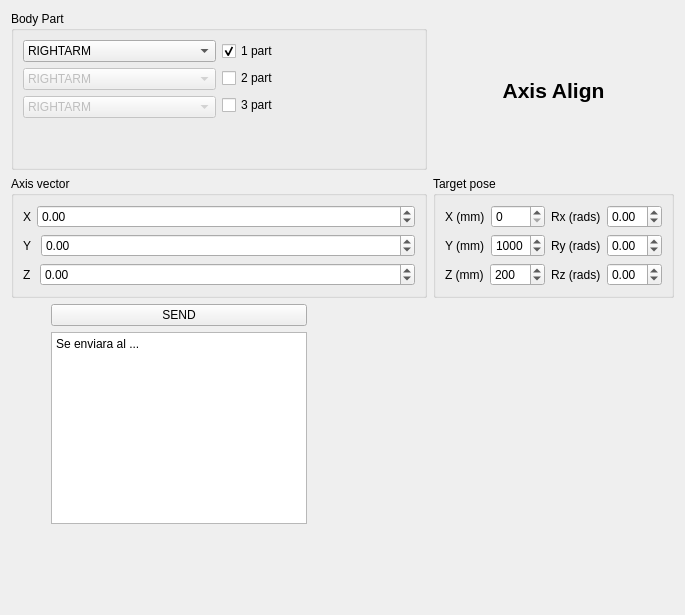
       <widget class="QWidget" name="Pagina_AxisAlign">
        <attribute name="title">
         <string>Axis Align</string>
        </attribute>
        <layout class="QGridLayout" name="gridLayout_5">
         <item row="0" column="0">
          <widget class="QGroupBox" name="groupBox_4">
           <property name="title">
            <string>Body Part</string>
           </property>
           <layout class="QVBoxLayout" name="verticalLayout_7">
            <item>
             <layout class="QHBoxLayout" name="AxisAlign_Layout3">
              <item>
               <layout class="QVBoxLayout" name="AxisAlign_Layout5">
                <item>
                 <widget class="QComboBox" name="partBox1_AxisAlign">
                  <item>
                   <property name="text">
                    <string>RIGHTARM</string>
                   </property>
                  </item>
                  <item>
                   <property name="text">
                    <string>LEFTARM</string>
                   </property>
                  </item>
                  <item>
                   <property name="text">
                    <string>HEAD</string>
                   </property>
                  </item>
                 </widget>
                </item>
                <item>
                 <widget class="QComboBox" name="partBox2_AxisAlign">
                  <property name="enabled">
                   <bool>false</bool>
                  </property>
                  <item>
                   <property name="text">
                    <string>RIGHTARM</string>
                   </property>
                  </item>
                  <item>
                   <property name="text">
                    <string>LEFTARM</string>
                   </property>
                  </item>
                  <item>
                   <property name="text">
                    <string>HEAD</string>
                   </property>
                  </item>
                 </widget>
                </item>
                <item>
                 <widget class="QComboBox" name="partBox3_AxisAlign">
                  <property name="enabled">
                   <bool>false</bool>
                  </property>
                  <item>
                   <property name="text">
                    <string>RIGHTARM</string>
                   </property>
                  </item>
                  <item>
                   <property name="text">
                    <string>LEFTARM</string>
                   </property>
                  </item>
                  <item>
                   <property name="text">
                    <string>HEAD</string>
                   </property>
                  </item>
                 </widget>
                </item>
               </layout>
              </item>
              <item>
               <layout class="QVBoxLayout" name="AxisAlign_Layout4">
                <item>
                 <widget class="QCheckBox" name="Part1_AxisAlign">
                  <property name="text">
                   <string>1 part</string>
                  </property>
                  <property name="checked">
                   <bool>true</bool>
                  </property>
                 </widget>
                </item>
                <item>
                 <widget class="QCheckBox" name="Part2_AxisAlign">
                  <property name="text">
                   <string>2 part</string>
                  </property>
                  <property name="checked">
                   <bool>false</bool>
                  </property>
                 </widget>
                </item>
                <item>
                 <widget class="QCheckBox" name="Part3_AxisAlign">
                  <property name="text">
                   <string>3 part</string>
                  </property>
                  <property name="checked">
                   <bool>false</bool>
                  </property>
                 </widget>
                </item>
               </layout>
              </item>
             </layout>
            </item>
            <item>
             <spacer name="verticalSpacer_21">
              <property name="orientation">
               <enum>Qt::Vertical</enum>
              </property>
              <property name="sizeHint" stdset="0">
               <size>
                <width>20</width>
                <height>40</height>
               </size>
              </property>
             </spacer>
            </item>
           </layout>
          </widget>
         </item>
         <item row="0" column="1">
          <widget class="QLabel" name="label25">
           <property name="font">
            <font>
             <pointsize>16</pointsize>
             <weight>75</weight>
             <bold>true</bold>
             <underline>false</underline>
            </font>
           </property>
           <property name="text">
            <string>Axis Align</string>
           </property>
           <property name="alignment">
            <set>Qt::AlignCenter</set>
           </property>
          </widget>
         </item>
         <item row="2" column="0">
          <widget class="QGroupBox" name="groupBox_3">
           <property name="title">
            <string>Axis vector</string>
           </property>
           <layout class="QVBoxLayout" name="verticalLayout_6">
            <item>
             <layout class="QVBoxLayout" name="verticalLayout_5">
              <item>
               <layout class="QFormLayout" name="AxisAlign_Layout11">
                <property name="fieldGrowthPolicy">
                 <enum>QFormLayout::AllNonFixedFieldsGrow</enum>
                </property>
                <item row="0" column="0">
                 <widget class="QLabel" name="label22">
                  <property name="text">
                   <string>X</string>
                  </property>
                 </widget>
                </item>
                <item row="0" column="1">
                 <widget class="QDoubleSpinBox" name="TipAxis_X">
                  <property name="minimum">
                   <double>-1.000000000000000</double>
                  </property>
                  <property name="maximum">
                   <double>1.000000000000000</double>
                  </property>
                 </widget>
                </item>
               </layout>
              </item>
              <item>
               <layout class="QFormLayout" name="AxisAlign_Layout10">
                <item row="0" column="0">
                 <widget class="QLabel" name="label23">
                  <property name="text">
                   <string>Y </string>
                  </property>
                 </widget>
                </item>
                <item row="0" column="1">
                 <widget class="QDoubleSpinBox" name="TipAxis_Y">
                  <property name="minimum">
                   <double>-1.000000000000000</double>
                  </property>
                  <property name="maximum">
                   <double>1.000000000000000</double>
                  </property>
                 </widget>
                </item>
               </layout>
              </item>
              <item>
               <layout class="QFormLayout" name="AxisAlign_Layout9">
                <item row="0" column="0">
                 <widget class="QLabel" name="label21">
                  <property name="text">
                   <string>Z </string>
                  </property>
                 </widget>
                </item>
                <item row="0" column="1">
                 <widget class="QDoubleSpinBox" name="TipAxis_Z">
                  <property name="minimum">
                   <double>-1.000000000000000</double>
                  </property>
                  <property name="maximum">
                   <double>1.000000000000000</double>
                  </property>
                 </widget>
                </item>
               </layout>
              </item>
             </layout>
            </item>
           </layout>
          </widget>
         </item>
         <item row="2" column="1">
          <widget class="QGroupBox" name="groupBox_2">
           <property name="title">
            <string>Target pose</string>
           </property>
           <layout class="QVBoxLayout" name="verticalLayout_4">
            <item>
             <layout class="QHBoxLayout" name="horizontalLayout">
              <item>
               <layout class="QVBoxLayout" name="verticalLayout_2">
                <item>
                 <layout class="QFormLayout" name="formLayout_2">
                  <item row="0" column="0">
                   <widget class="QLabel" name="label_2">
                    <property name="text">
                     <string>X (mm)</string>
                    </property>
                   </widget>
                  </item>
                  <item row="0" column="1">
                   <widget class="QSpinBox" name="axisAlignXSB">
                    <property name="maximum">
                     <number>3000</number>
                    </property>
                   </widget>
                  </item>
                 </layout>
                </item>
                <item>
                 <layout class="QFormLayout" name="formLayout_3">
                  <property name="fieldGrowthPolicy">
                   <enum>QFormLayout::AllNonFixedFieldsGrow</enum>
                  </property>
                  <item row="0" column="1">
                   <widget class="QSpinBox" name="axisAlignYSB">
                    <property name="maximum">
                     <number>3000</number>
                    </property>
                    <property name="value">
                     <number>1000</number>
                    </property>
                   </widget>
                  </item>
                  <item row="0" column="0">
                   <widget class="QLabel" name="label_3">
                    <property name="text">
                     <string>Y (mm)</string>
                    </property>
                   </widget>
                  </item>
                 </layout>
                </item>
                <item>
                 <layout class="QFormLayout" name="formLayout_4">
                  <property name="fieldGrowthPolicy">
                   <enum>QFormLayout::AllNonFixedFieldsGrow</enum>
                  </property>
                  <item row="0" column="1">
                   <widget class="QSpinBox" name="axisAlignZSB">
                    <property name="maximum">
                     <number>3000</number>
                    </property>
                    <property name="value">
                     <number>200</number>
                    </property>
                   </widget>
                  </item>
                  <item row="0" column="0">
                   <widget class="QLabel" name="label_4">
                    <property name="text">
                     <string>Z (mm)</string>
                    </property>
                   </widget>
                  </item>
                 </layout>
                </item>
               </layout>
              </item>
              <item>
               <layout class="QVBoxLayout" name="verticalLayout_3">
                <item>
                 <layout class="QFormLayout" name="formLayout_5">
                  <item row="0" column="0">
                   <widget class="QLabel" name="label_5">
                    <property name="text">
                     <string>Rx (rads)</string>
                    </property>
                   </widget>
                  </item>
                  <item row="0" column="1">
                   <widget class="QDoubleSpinBox" name="axisAlignRXSB">
                    <property name="minimum">
                     <double>-4.000000000000000</double>
                    </property>
                    <property name="maximum">
                     <double>4.000000000000000</double>
                    </property>
                    <property name="singleStep">
                     <double>0.100000000000000</double>
                    </property>
                   </widget>
                  </item>
                 </layout>
                </item>
                <item>
                 <layout class="QFormLayout" name="formLayout_6">
                  <item row="0" column="0">
                   <widget class="QLabel" name="label_6">
                    <property name="text">
                     <string>Ry (rads)</string>
                    </property>
                   </widget>
                  </item>
                  <item row="0" column="1">
                   <widget class="QDoubleSpinBox" name="axisAlignRYSB">
                    <property name="minimum">
                     <double>-4.000000000000000</double>
                    </property>
                    <property name="maximum">
                     <double>4.000000000000000</double>
                    </property>
                    <property name="singleStep">
                     <double>0.100000000000000</double>
                    </property>
                   </widget>
                  </item>
                 </layout>
                </item>
                <item>
                 <layout class="QFormLayout" name="formLayout_7">
                  <item row="0" column="0">
                   <widget class="QLabel" name="label_7">
                    <property name="text">
                     <string>Rz (rads)</string>
                    </property>
                   </widget>
                  </item>
                  <item row="0" column="1">
                   <widget class="QDoubleSpinBox" name="axisAlignRZSB">
                    <property name="minimum">
                     <double>-4.000000000000000</double>
                    </property>
                    <property name="maximum">
                     <double>4.000000000000000</double>
                    </property>
                    <property name="singleStep">
                     <double>0.100000000000000</double>
                    </property>
                   </widget>
                  </item>
                 </layout>
                </item>
               </layout>
              </item>
             </layout>
            </item>
           </layout>
          </widget>
         </item>
         <item row="3" column="0">
          <layout class="QHBoxLayout" name="horizontalLayout_16">
           <item>
            <layout class="QHBoxLayout" name="horizontalLayout_17">
             <property name="sizeConstraint">
              <enum>QLayout::SetFixedSize</enum>
             </property>
             <item>
              <layout class="QHBoxLayout" name="horizontalLayout_18">
               <item>
                <spacer name="horizontalSpacer_10">
                 <property name="orientation">
                  <enum>Qt::Horizontal</enum>
                 </property>
                 <property name="sizeHint" stdset="0">
                  <size>
                   <width>40</width>
                   <height>20</height>
                  </size>
                 </property>
                </spacer>
               </item>
               <item>
                <layout class="QVBoxLayout" name="verticalLayout_52">
                 <item>
                  <widget class="QPushButton" name="sendButton2">
                   <property name="text">
                    <string>SEND</string>
                   </property>
                  </widget>
                 </item>
                 <item>
                  <widget class="QPlainTextEdit" name="aDonde2">
                   <property name="plainText">
                    <string>Se enviara al ...</string>
                   </property>
                  </widget>
                 </item>
                 <item>
                  <spacer name="verticalSpacer_19">
                   <property name="orientation">
                    <enum>Qt::Vertical</enum>
                   </property>
                   <property name="sizeHint" stdset="0">
                    <size>
                     <width>20</width>
                     <height>40</height>
                    </size>
                   </property>
                  </spacer>
                 </item>
                 <item>
                  <spacer name="verticalSpacer_18">
                   <property name="orientation">
                    <enum>Qt::Vertical</enum>
                   </property>
                   <property name="sizeHint" stdset="0">
                    <size>
                     <width>20</width>
                     <height>40</height>
                    </size>
                   </property>
                  </spacer>
                 </item>
                </layout>
               </item>
              </layout>
             </item>
            </layout>
           </item>
           <item>
            <spacer name="horizontalSpacer_11">
             <property name="orientation">
              <enum>Qt::Horizontal</enum>
             </property>
             <property name="sizeHint" stdset="0">
              <size>
               <width>40</width>
               <height>20</height>
              </size>
             </property>
            </spacer>
           </item>
           <item>
            <spacer name="horizontalSpacer_12">
             <property name="orientation">
              <enum>Qt::Horizontal</enum>
             </property>
             <property name="sizeHint" stdset="0">
              <size>
               <width>40</width>
               <height>20</height>
              </size>
             </property>
            </spacer>
           </item>
           <item>
            <spacer name="horizontalSpacer_13">
             <property name="orientation">
              <enum>Qt::Horizontal</enum>
             </property>
             <property name="sizeHint" stdset="0">
              <size>
               <width>40</width>
               <height>20</height>
              </size>
             </property>
            </spacer>
           </item>
           <item>
            <layout class="QVBoxLayout" name="verticalLayout_53"/>
           </item>
          </layout>
         </item>
        </layout>
       </widget>
